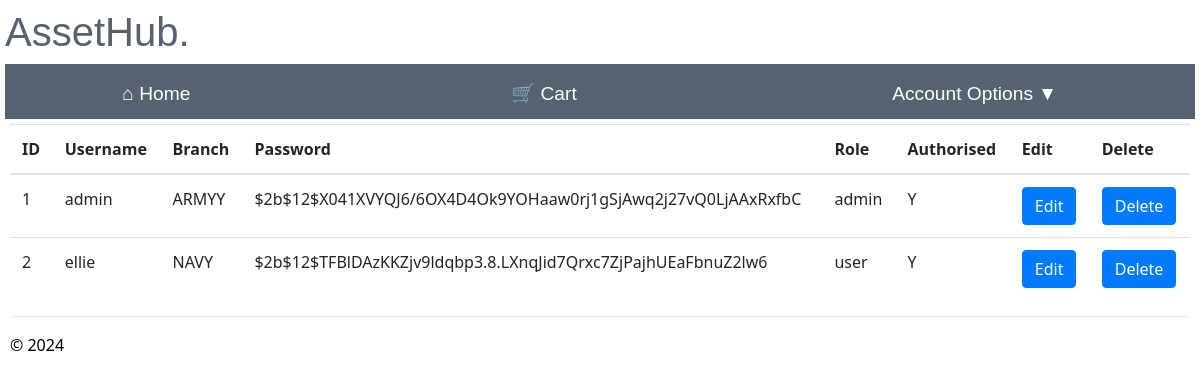
Before: /maintain_user (signed in) with the older database file.
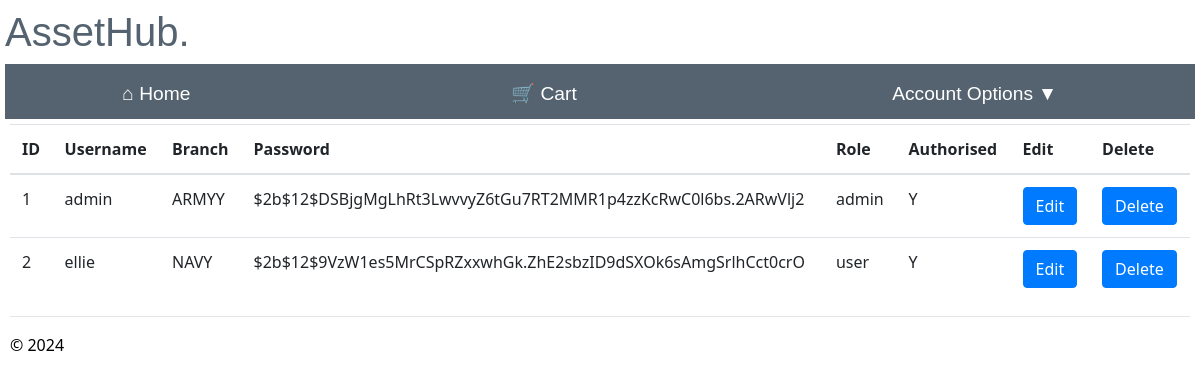
After: the same page with the newer database file.
### app/models/models.py (models this page shows)
class User(db.Model, UserMixin):
    id = db.Column(db.Integer, primary_key=True, nullable=False)
    username = db.Column(db.String(20), nullable=False, unique=True)
    branch_name = db.Column(db.String(9), nullable=False, unique=False)
    password = db.Column(db.String(255), nullable=False)
    role = db.Column(db.String(5), nullable=False, default='user')
    authorised = db.Column(db.String(1), nullable=False, default='N')
    failed_login_attempts = db.Column(db.Integer, nullable=False, default=0)

### app/admin/routes.py (the view)
@bp.route("/maintain_user")
@login_required
def maintain_user():
    try:
        admin= User.query.all()
        return render_template('maintain_user.html',admin=admin)
    except Exception as e:
        flash("An error occurred retrieving users.")
        return redirect(url_for('main.home'))

### app/admin/templates/maintain_user.html (shortened to what this page needs)
{% extends "layout.html" %}
{% block content %}
<table class="table table-hover">
  <thead class="tables">
        <th>ID</th>
        <th>Username</th>
        <th>Branch</th>
        <th>Password</th>
        <th>Role</th>
        <th>Authorised</th>
        <th>Edit</th>
        <th>Delete</th>
    </thead>
    <tbody>
     {% for admin in admin %}
      <tr>
        <td>{{admin.id}}</td>
        <td>{{admin.username}}</td>
        <td>{{admin.branch_name}}</td>
        <td>{{admin.password}}</td>
        <td>{{admin.role}}</td>
        <td>{{admin.authorised}}</td>
        <td><a href='{{url_for("admin.edit_user", id=admin.id)}}' class='btn btn-primary'>Edit</a></td>
        <td>
          <form method="POST" action="/delete_user/">
            <input type="submit" class='btn btn-primary' value="Delete" onclick='return confirm("Are you sure you want to delete this user?")'>
          </form>
         </td>
      </tr>
     {%endfor%}
    </tbody>
  </table>
{% endblock %}

### app/main/templates/layout.html (shortened to what this page needs)
<!DOCTYPE html>
<html>
    <head>
        <link rel="stylesheet" href="https://stackpath.bootstrapcdn.com/bootstrap/4.5.2/css/bootstrap.min.css">
        <link rel="stylesheet" type="text/css" href="{{ url_for('static', filename='site.css')}}" />
    </head>
    <body>
        <div class="heading">
            <h1>AssetHub.</h1>  </div>
        <div class="navbar">
            <a  href="{{ url_for('main.home') }}" class="navbar-item">&nbsp;&#8962; Home</a>
            <a  href="{{ url_for('main.view_cart') }}" class="navbar-item">&nbsp;&#128722; Cart</a>
            <div class="dropdown">
                <a class="navbar-item dropdown-arrow" >Account Options</a>
            </div>
        </div>
        <div class="body-content">
            {% block content %}
            {% endblock %}
            <hr/>
            <footer>
                <p>&copy; 2024</p>
            </footer>
        </div>
    </body>
</html>

### app/static/site.css (style rules this page uses)
.body-content { padding: 5px; font-family:'Segoe UI', Tahoma, Geneva, Verdana, sans-serif; color: rgb(0, 0, 0); }
.heading { display:block; flex-direction: column; justify-content: center; align-items: center; color: rgb(85, 99, 112); font-family:Arial, Helvetica, sans-serif }
.navbar { background-color: rgb(85, 99, 112); font-size: 1.2em; font-family: 'Trebuchet MS', 'Lucida Sans Unicode', 'Lucida Grande', 'Lucida Sans', Arial, sans-serif; color: white; padding: 8px 30px 2px 4px; }
.navbar-item { padding: 8px; margin: 0 100px; text-decoration: none; color: white; cursor: pointer; }
.dropdown-arrow::after { content: '\25BC'; margin-left: 5px; }

### app/main/templates/layout.html (style rules this page uses)
body { padding: 8px 5px 8px 5px; }

Changed rows visible on the page:
changed User "admin": password "$2b$12$X041XVYQJ6/6OX4D4Ok9YOHaaw0rj1gSjAwq2j27vQ0LjAAxRxfbC" → "$2b$12$DSBjgMgLhRt3LwvvyZ6tGu7RT2MMR1p4zzKcRwC0l6bs.2ARwVlj2"
changed User "ellie": password "$2b$12$TFBlDAzKKZjv9ldqbp3.8.LXnqJid7Qrxc7ZjPajhUEaFbnuZ2lw6" → "$2b$12$9VzW1es5MrCSpRZxxwhGk.ZhE2sbzID9dSXOk6sAmgSrlhCct0crO"
